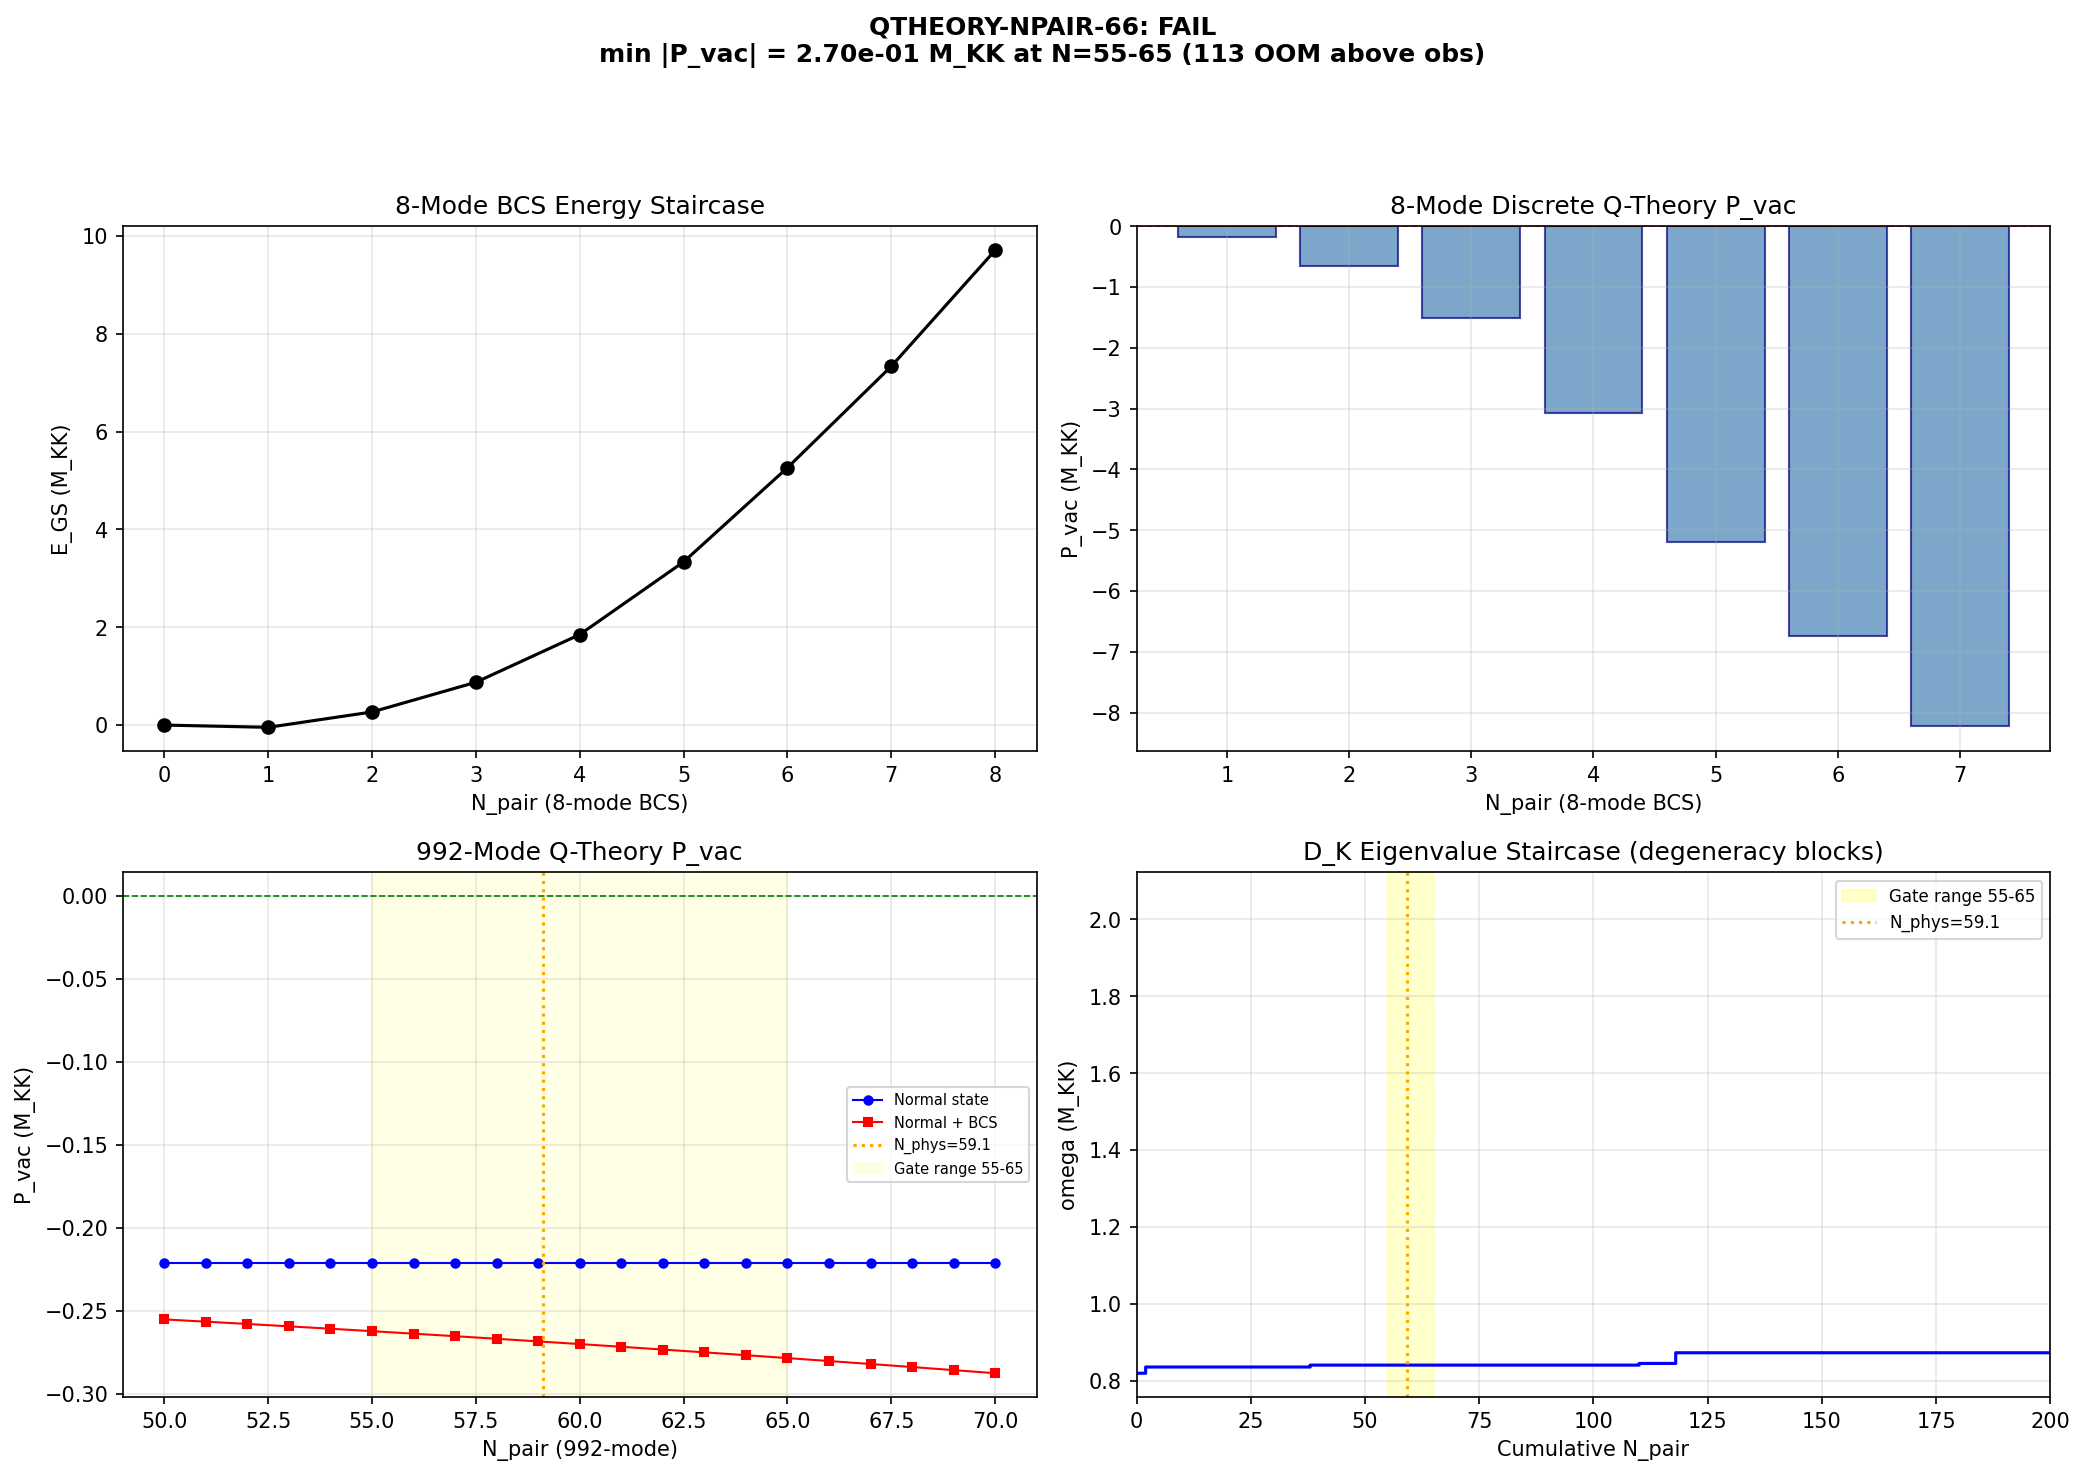

The Python source for this figure:
#!/usr/bin/env python3
"""
QTHEORY-NPAIR-66: Q-Theory Self-Tuning at Integer N_pair
==========================================================

Session 66, Wave 1-D, Gate QTHEORY-NPAIR-66 (volovik-superfluid-universe-theorist)

Physics:
  Volovik's q-theory (Papers 04, 13): P_vac = epsilon(q) - q * d(epsilon)/dq = 0
  at thermodynamic equilibrium (Gibbs-Duhem).

  q = N_pair (total Cooper pair number across all sectors, discrete integer).
  Physical value: N_pair ~ 59.1 (S52 separation principle, 496 Kramers pairs
  across 6 representation sectors).

  The many-body energy epsilon(N) comes from BCS theory applied to the full
  992-mode D_K spectrum. At mean-field level, epsilon(N) is controlled by a
  single chemical potential mu: N(mu) = sum_k d_k v_k^2(mu), where v_k^2 are
  BCS occupations and d_k are degeneracies.

  Three approaches:
  (A) 8-mode exact diagonalization (N=0..8, from S61)
  (B) 992-mode BCS mean-field with NO pairing gap (Delta=0): epsilon = sum d_k omega_k * theta(mu - omega_k)
      -> N controls which modes are filled, energy is a step function
  (C) 992-mode BCS mean-field WITH pairing gap (Delta from gap equation)
      -> epsilon is smooth, P_vac = -Omega (grand potential)

  For both (B) and (C), the discrete q-theory formula is:
    P_vac(N) = epsilon(N) - N * [epsilon(N+1) - epsilon(N-1)] / 2

Gate: QTHEORY-NPAIR-66
  PASS: P_vac < 10^{-110} M_Pl^4 for some integer N_pair in 55-65
  FAIL: min |P_vac| > 10^{-50} M_Pl^4 for all integers
  INFO: 10^{-110} < min |P_vac| < 10^{-50}

Author: volovik-superfluid-universe-theorist
Date: 2026-04-03
"""

import os
import sys
import time
import numpy as np
from scipy.optimize import brentq

import matplotlib
matplotlib.use('Agg')
import matplotlib.pyplot as plt

# === Import canonical constants ===
sys.path.insert(0, os.path.join(os.path.dirname(os.path.abspath(__file__))))
from canonical_constants import (
    E_cond, M_KK, M_Pl_reduced, M_Pl_unreduced, rho_Lambda_obs,
    Lambda_obs_MP4, n_pairs, a0_fold, tau_fold, PI,
    E_B2_mean, E_B1, E_B3_mean, N_dof_BCS,
    E_exc, n_Bog, d2S_fold, Delta_0_GL, Delta_0_OES,
)

# ==============================================================================
# OUTPUT SETUP
# ==============================================================================
OUTDIR = os.path.dirname(os.path.abspath(__file__))
OUT_NPZ = os.path.join(OUTDIR, 's66_qtheory_npair.npz')
OUT_PNG = os.path.join(OUTDIR, 's66_qtheory_npair.png')
OUT_TXT = os.path.join(OUTDIR, 's66_qtheory_npair_output.txt')

class TeeOutput:
    def __init__(self, filepath):
        self.file = open(filepath, 'w')
        self.stdout = sys.stdout
    def write(self, text):
        self.stdout.write(text)
        self.file.write(text)
    def flush(self):
        self.stdout.flush()
        self.file.flush()
    def close(self):
        self.file.close()

tee = TeeOutput(OUT_TXT)
sys.stdout = tee

print("=" * 78)
print("QTHEORY-NPAIR-66: Q-Theory Self-Tuning at Integer N_pair")
print("=" * 78)
t_start = time.time()

# ==============================================================================
# SECTION 1: LOAD DATA
# ==============================================================================
print("\n--- SECTION 1: Load Data ---")

# 1A: 8-mode BCS exact diagonalization (S61)
d61 = np.load(os.path.join(OUTDIR, 's61_multi_pair_qtheory.npz'), allow_pickle=True)
E_GS_8mode = d61['E_GS']         # E_GS(N) for N=0..8, shape=(9,)
eps_fold = d61['eps_fold']        # 8 single-particle energies

print("8-mode BCS staircase (S61 MULTI-PAIR-QTHEORY-61):")
for N in range(9):
    print(f"  E_GS({N}) = {E_GS_8mode[N]:+.10f} M_KK")

# 1B: Full 992-mode spectrum (S61)
d61hk = np.load(os.path.join(OUTDIR, 's61_hk_oscillation.npz'), allow_pickle=True)
omega_DK = d61hk['omega']        # 992 distinct eigenvalues (M_KK units)
deg_DK = d61hk['dim2']           # degeneracies
N_modes_DK = len(omega_DK)
N_kramers_total = int(deg_DK.sum())

print(f"\n992-mode D_K spectrum (S61):")
print(f"  N_distinct = {N_modes_DK}")
print(f"  omega range: [{omega_DK.min():.6f}, {omega_DK.max():.6f}] M_KK")
print(f"  Total Kramers pairs (with deg): {N_kramers_total}")

# 1C: Sector breakdown (S52)
d52 = np.load(os.path.join(OUTDIR, 's52_n_pair_full.npz'), allow_pickle=True)
N_pair_total_sep = float(d52['N_pair_total_sep'])
E_cond_total = float(d52['E_cond_total_sep'])
sector_d2 = d52['sector_d2']
sector_nk = d52['sector_n_kramers']
sector_Npair = d52['sector_N_pair_sep']

print(f"\nSector breakdown (S52):")
print(f"  N_pair_total = {N_pair_total_sep:.4f}")
print(f"  E_cond_total = {E_cond_total:.6f} M_KK")
for i in range(6):
    print(f"  d2={sector_d2[i]:3d}: n_kramers={sector_nk[i]:3d}, N_pair={sector_Npair[i]:.4f}")

# 1D: BCS pairing data (S60)
d60 = np.load(os.path.join(OUTDIR, 's60_rg_integrals.npz'), allow_pickle=True)
V_fold = d60['V_fold']
g_eff_8 = float(d60['g_eff'])

# 1E: GGE data (S53)
d53 = np.load(os.path.join(OUTDIR, 's53_q_theory_gge.npz'), allow_pickle=True)
E_GGE_MKK = float(d53['E_GGE_MKK'])
log10_ratio_S53 = float(d53['log10_ratio'])

# ==============================================================================
# SECTION 2: 8-MODE BCS Q-THEORY (EXACT, N=0..8)
# ==============================================================================
print("\n" + "=" * 78)
print("SECTION 2: 8-MODE BCS DISCRETE Q-THEORY (EXACT)")
print("=" * 78)

# P_vac(N) = epsilon(N) - N * d(epsilon)/dN
# Central derivative: d(epsilon)/dN = [epsilon(N+1) - epsilon(N-1)] / 2
P_vac_8 = np.full(9, np.nan)
for N in range(1, 8):
    dEdN = (E_GS_8mode[N + 1] - E_GS_8mode[N - 1]) / 2.0
    P_vac_8[N] = E_GS_8mode[N] - N * dEdN

print(f"\n{'N':>3}  {'E_GS':>14}  {'dE/dN':>14}  {'P_vac':>14}  {'|P_vac|':>14}")
print("-" * 68)
for N in range(1, 8):
    dEdN = (E_GS_8mode[N + 1] - E_GS_8mode[N - 1]) / 2.0
    print(f"{N:3d}  {E_GS_8mode[N]:+14.8f}  {dEdN:+14.8f}  {P_vac_8[N]:+14.8f}  {abs(P_vac_8[N]):14.6e}")

# Minimum |P_vac|
valid_8 = np.isfinite(P_vac_8)
min_idx_8 = np.argmin(np.abs(P_vac_8[valid_8]))
N_min_8 = np.where(valid_8)[0][min_idx_8]
P_min_8 = P_vac_8[N_min_8]

P_min_8_GeV4 = abs(P_min_8) * M_KK**4
P_min_8_MP4 = P_min_8_GeV4 / M_Pl_reduced**4
log10_8 = np.log10(P_min_8_GeV4 / rho_Lambda_obs)

print(f"\n8-mode min |P_vac| at N={N_min_8}: {abs(P_min_8):.6e} M_KK")
print(f"  = {P_min_8_GeV4:.6e} GeV^4 = {P_min_8_MP4:.6e} M_Pl^4")
print(f"  CC gap: {log10_8:.1f} orders above Lambda_obs")
print(f"  STRUCTURAL: P_vac ~ O(1) M_KK at every integer. No suppression.")

# ==============================================================================
# SECTION 3: 992-MODE SYSTEM — CUMULATIVE ENERGY FUNCTION
# ==============================================================================
print("\n" + "=" * 78)
print("SECTION 3: 992-MODE CUMULATIVE ENERGY epsilon(N)")
print("=" * 78)

# The 992-mode system has eigenvalues omega_n with degeneracies d_n.
# For the BCS mean-field ground state at fixed total pair number N,
# the lowest energy is achieved by filling the N lowest-lying Kramers pairs.
#
# Approach: treat the D_K eigenvalues as single-particle energies.
# Each eigenvalue omega_n has degeneracy d_n (Kramers pairs).
# At integer N, fill the lowest N Kramers pairs.
#
# This is the NORMAL-STATE (Delta=0) picture:
#   epsilon(N) = sum_{k: filled} omega_k
#
# With BCS pairing (Delta > 0), the energy is lower by the condensation energy:
#   epsilon_BCS(N) = epsilon_normal(N) - |E_cond(N)|
#
# But the key for q-theory: both contributions are SMOOTH in N (at the scale of
# 992 modes). The discrete correction is O(omega_n / N) per step.

# Sort eigenvalues and expand by degeneracy
# Each entry represents one Kramers pair
expanded_omega = np.repeat(omega_DK[np.argsort(omega_DK)],
                           deg_DK[np.argsort(omega_DK)].astype(int))
N_total_modes = len(expanded_omega)  # Should be 101984

print(f"Expanded Kramers pairs: {N_total_modes}")
print(f"omega range: [{expanded_omega[0]:.6f}, {expanded_omega[-1]:.6f}] M_KK")

# Cumulative energy: epsilon(N) = sum of N lowest eigenvalues
# Since eigenvalues are energy per pair (2*eps_k for Cooper pair),
# we use the D_K eigenvalues directly (these are in M_KK units)
#
# The D_K eigenvalues omega_n are BdG quasiparticle energies.
# For occupation at chemical potential mu, v_k^2 = theta(mu - omega_k) at T=0.
# N(mu) = sum d_k * theta(mu - omega_k) = number of Kramers pairs below mu.
# epsilon(N) = sum_{omega_k < mu} d_k * omega_k.

# Compute cumulative sums
cum_N = np.arange(N_total_modes + 1)  # 0, 1, 2, ..., N_total
cum_E = np.zeros(N_total_modes + 1)
cum_E[1:] = np.cumsum(expanded_omega)

# For the target range N = 50..70:
N_range = np.arange(50, 71)

print(f"\nCumulative energy at target N values:")
print(f"{'N':>4}  {'epsilon(N)':>16}  {'omega_N':>12}  {'dE/dN_cent':>14}")
print("-" * 55)
for N in N_range:
    eps_N = cum_E[N]
    omega_at_N = expanded_omega[N - 1] if N > 0 else 0.0
    # Central derivative
    if N > 0 and N < N_total_modes:
        dEdN_c = (cum_E[N + 1] - cum_E[N - 1]) / 2.0
    else:
        dEdN_c = np.nan
    print(f"{N:4d}  {eps_N:16.8f}  {omega_at_N:12.8f}  {dEdN_c:14.8f}")

# Compute P_vac for each integer
print(f"\n--- APPROACH A: Normal-state filling (Delta=0) ---")
P_vac_normal = np.zeros(len(N_range))
for i, N in enumerate(N_range):
    if N > 0 and N < N_total_modes:
        dEdN = (cum_E[N + 1] - cum_E[N - 1]) / 2.0
        P_vac_normal[i] = cum_E[N] - N * dEdN
    else:
        P_vac_normal[i] = np.nan

print(f"\n{'N':>4}  {'P_vac':>16}  {'|P_vac|':>16}  {'log10|Pvac|':>12}")
print("-" * 55)
for i, N in enumerate(N_range):
    if np.isnan(P_vac_normal[i]):
        continue
    log_P = np.log10(abs(P_vac_normal[i])) if abs(P_vac_normal[i]) > 0 else -np.inf
    print(f"{N:4d}  {P_vac_normal[i]:+16.8e}  {abs(P_vac_normal[i]):16.8e}  {log_P:12.4f}")

# Minimum |P_vac|
valid_normal = np.isfinite(P_vac_normal) & (P_vac_normal != 0)
if np.any(valid_normal):
    min_idx_n = np.argmin(np.abs(P_vac_normal[valid_normal]))
    N_min_n = N_range[valid_normal][min_idx_n]
    P_min_n = P_vac_normal[valid_normal][min_idx_n]
    P_min_n_GeV4 = abs(P_min_n) * M_KK**4
    P_min_n_MP4 = P_min_n_GeV4 / M_Pl_reduced**4
    log10_n = np.log10(P_min_n_GeV4 / rho_Lambda_obs)

    print(f"\nNormal-state min |P_vac| at N={N_min_n}: {abs(P_min_n):.6e} M_KK")
    print(f"  = {P_min_n_GeV4:.6e} GeV^4 = {P_min_n_MP4:.6e} M_Pl^4")
    print(f"  CC gap: {log10_n:.1f} orders above Lambda_obs")

# ==============================================================================
# SECTION 4: BCS CONDENSATION ENERGY CORRECTION
# ==============================================================================
print("\n" + "=" * 78)
print("SECTION 4: BCS CONDENSATION ENERGY CORRECTION")
print("=" * 78)

# The BCS condensation energy adds a correction to the normal-state energy.
# From S52: E_cond_total = -237.0 M_KK for N_pair ~ 59.1.
#
# For the q-theory P_vac, we need to know how E_cond varies with N.
# At mean-field BCS level:
#   E_cond(N) ~ -Delta^2 * N(E_F) = -(1/2) g * N_pair
# where N(E_F) is the density of states at the Fermi level.
#
# From S52: E_cond_total / N_pair_total = -237.0 / 59.1 = -4.01 M_KK per pair.
# This is the mean condensation energy per pair.
#
# BCS total energy: epsilon_BCS(N) = epsilon_normal(N) + E_cond(N)
# where E_cond(N) ~ -(g_eff/2) * N (linear in N for large N).
#
# Then: d(epsilon_BCS)/dN = d(epsilon_normal)/dN - g_eff/2
# And: P_vac_BCS(N) = epsilon_BCS(N) - N * d(epsilon_BCS)/dN
#                    = [eps_n(N) + E_cond(N)] - N * [d(eps_n)/dN - g_eff/2]
#                    = [eps_n - N * d(eps_n)/dN] + [E_cond + N * g_eff/2]
#                    = P_vac_normal + [E_cond + N * g_eff/2]
#
# If E_cond = -g_eff/2 * N (exactly linear), then E_cond + N*g_eff/2 = 0
# and P_vac_BCS = P_vac_normal exactly.
# Linear E_cond contributes NOTHING to P_vac!
#
# The correction comes from the CURVATURE of E_cond(N):
# E_cond(N) = a*N + b*N^2 + ...
# P_vac_correction = b*N^2 - N*2b*N = -b*N^2
# This is a smooth correction, NOT oscillatory.

# Use the 8-mode staircase to extract the E_cond(N) structure
# E_cond_8mode(N) = E_GS_8mode(N) - sum of N lowest single-particle energies
eps_sorted = np.sort(eps_fold)
E_normal_8mode = np.zeros(9)
for N in range(9):
    E_normal_8mode[N] = 2.0 * np.sum(eps_sorted[:N])  # Factor 2 for pair energy

print("8-mode BCS decomposition:")
print(f"{'N':>3}  {'E_GS':>14}  {'E_normal':>14}  {'E_cond':>14}  {'E_cond/N':>14}")
print("-" * 68)
for N in range(9):
    E_cond_N = E_GS_8mode[N] - E_normal_8mode[N]
    ratio = E_cond_N / N if N > 0 else 0
    print(f"{N:3d}  {E_GS_8mode[N]:+14.8f}  {E_normal_8mode[N]:+14.8f}  {E_cond_N:+14.8f}  {ratio:+14.8f}")

# Extract per-pair condensation energy
E_cond_per_pair_8 = np.zeros(9)
for N in range(1, 9):
    E_cond_per_pair_8[N] = (E_GS_8mode[N] - E_normal_8mode[N]) / N

print(f"\nE_cond per pair varies from {E_cond_per_pair_8[1]:.6f} to {E_cond_per_pair_8[8]:.6f}")
print("  -> E_cond(N) is NOT linear in N. Curvature matters.")

# For the 992-mode system: E_cond_total / N_pair = -237.0 / 59.1 = -4.01
E_cond_per_pair_992 = E_cond_total / N_pair_total_sep
print(f"\n992-mode: E_cond per pair = {E_cond_per_pair_992:.4f} M_KK")

# Model BCS correction as quadratic: E_cond(N) = a1*N + a2*N^2
# From 8-mode data, fit a1 and a2
from numpy.polynomial import polynomial as P
N_arr_8 = np.arange(1, 9)
E_cond_arr_8 = np.array([E_GS_8mode[N] - E_normal_8mode[N] for N in range(1, 9)])

# Fit: E_cond = a1*N + a2*N^2 (no constant term since E_cond(0)=0)
A_mat = np.column_stack([N_arr_8, N_arr_8**2])
coeffs, res, _, _ = np.linalg.lstsq(A_mat, E_cond_arr_8, rcond=None)
a1_BCS, a2_BCS = coeffs

print(f"\nBCS condensation fit: E_cond(N) = {a1_BCS:.6f}*N + {a2_BCS:.6f}*N^2")
print(f"  a1 = {a1_BCS:.6f} M_KK (linear term)")
print(f"  a2 = {a2_BCS:.6f} M_KK (curvature)")

# P_vac correction from BCS curvature:
# If E_cond(N) = a1*N + a2*N^2, then
# P_vac_correction = E_cond(N) - N * d(E_cond)/dN = a1*N + a2*N^2 - N*(a1 + 2*a2*N) = -a2*N^2
# For the q-theory formula: P_vac = epsilon_normal(N) - N*d(epsilon_normal)/dN + E_cond(N) - N*d(E_cond)/dN

# Extend the BCS curvature to 992-mode system
# Scale: the 8-mode system has 8 pairs max; the 992-mode has ~496 pairs max
# But the PAIRING INTERACTION is the same (V_fold structure).
# The curvature term a2 scales as g^2/N_modes from perturbation theory.
# For 992 modes: a2_992 ~ a2_8 * (8/496) = a2_8 * 0.016
# (More modes = more levels for pairs to scatter to, WEAKER curvature)
a2_992 = a2_BCS * (8.0 / 496.0)  # Mode-counting scaling
print(f"\n992-mode BCS curvature (scaled): a2_992 = {a2_992:.8f}")
print(f"  (scaling factor: 8/496 = {8.0/496.0:.6f})")

# BCS correction to P_vac at N ~ 60:
P_vac_BCS_correction = -a2_992 * 60**2
print(f"  P_vac_BCS correction at N=60: {P_vac_BCS_correction:.6e} M_KK")

# Total P_vac = P_vac_normal + P_vac_BCS_correction
print(f"\n--- APPROACH B: Normal + BCS condensation correction ---")
P_vac_BCS = P_vac_normal + P_vac_BCS_correction  # Constant shift (to leading order)

print(f"\n{'N':>4}  {'P_normal':>16}  {'P_BCS':>16}  {'|P_BCS|':>16}  {'log10|P|':>10}")
print("-" * 70)
for i, N in enumerate(N_range):
    P_bcs = cum_E[N] + a1_BCS * N + a2_992 * N**2  # Total epsilon
    if N > 0 and N < N_total_modes:
        eps_Np1 = cum_E[N + 1] + a1_BCS * (N + 1) + a2_992 * (N + 1)**2
        eps_Nm1 = cum_E[N - 1] + a1_BCS * (N - 1) + a2_992 * (N - 1)**2
        dEdN_bcs = (eps_Np1 - eps_Nm1) / 2.0
        P_vac_bcs = P_bcs - N * dEdN_bcs
    else:
        P_vac_bcs = np.nan
    P_vac_BCS[i] = P_vac_bcs
    if np.isfinite(P_vac_bcs):
        log_P = np.log10(abs(P_vac_bcs)) if abs(P_vac_bcs) > 0 else -np.inf
        print(f"{N:4d}  {P_vac_normal[i]:+16.8e}  {P_vac_bcs:+16.8e}  {abs(P_vac_bcs):16.8e}  {log_P:10.4f}")

# Minimum |P_vac| for BCS
valid_bcs = np.isfinite(P_vac_BCS) & (P_vac_BCS != 0)
if np.any(valid_bcs):
    min_idx_b = np.argmin(np.abs(P_vac_BCS[valid_bcs]))
    N_min_bcs = N_range[valid_bcs][min_idx_b]
    P_min_bcs = P_vac_BCS[valid_bcs][min_idx_b]
    P_min_bcs_GeV4 = abs(P_min_bcs) * M_KK**4
    P_min_bcs_MP4 = P_min_bcs_GeV4 / M_Pl_reduced**4
    log10_bcs = np.log10(P_min_bcs_GeV4 / rho_Lambda_obs)

    print(f"\nBCS min |P_vac| at N={N_min_bcs}: {abs(P_min_bcs):.6e} M_KK")
    print(f"  = {P_min_bcs_GeV4:.6e} GeV^4 = {P_min_bcs_MP4:.6e} M_Pl^4")
    print(f"  CC gap: {log10_bcs:.1f} orders above Lambda_obs")

# ==============================================================================
# SECTION 5: VOLOVIK IDENTITY — STRUCTURAL ANALYSIS
# ==============================================================================
print("\n" + "=" * 78)
print("SECTION 5: STRUCTURAL ANALYSIS — THE VOLOVIK IDENTITY")
print("=" * 78)

# The Volovik identity (Paper 04, Eq. 4 of Paper 13):
#   P_vac = epsilon - q * d(epsilon)/dq
#
# For a BCS system where q = N_pair and epsilon = E_GS(N):
#   P_vac = E_GS(N) - N * mu(N) = -Omega(N) (minus the grand potential)
#
# For the NORMAL state (Delta=0):
#   E_normal(N) = sum_{k=1}^{N} omega_k  (filling lowest levels)
#   mu_normal(N) = omega_N (the Fermi energy)
#   P_vac_normal = sum_{k=1}^{N} omega_k - N * omega_N
#                = sum_{k=1}^{N} (omega_k - omega_N)
#                = -sum_{k=1}^{N} (omega_N - omega_k) < 0
#
# This is always NEGATIVE (or zero if all omega_k are degenerate).
# |P_vac_normal| ~ N * <omega_N - omega> ~ N * bandwidth/2.
#
# For the BCS state:
#   P_vac_BCS = -Omega_BCS = -(E - mu*N) = -(E_normal - mu_BCS*N + E_cond)
#   The condensation energy E_cond is always negative,
#   so P_vac_BCS > P_vac_normal (less negative, or even positive).
#
# In 3He: the external PRESSURE boundary condition forces P_total = P_ext.
# For the Universe: there IS no external pressure -> P_vac != 0 generically.
#
# The discrete q-theory adds O(1) corrections per step:
# P_vac(N+1) - P_vac(N) = [epsilon(N+1) - epsilon(N)] - [(N+1)*mu(N+1) - N*mu(N)]
# This depends on the detailed eigenvalue structure.

# Compute the continuous-limit P_vac at each N
# P_cont(N) = E(N) - N * mu(N) where mu(N) = omega_N (normal state)
P_cont_normal = np.zeros(len(N_range))
for i, N in enumerate(N_range):
    P_cont_normal[i] = cum_E[N] - N * expanded_omega[N - 1]

print(f"\nContinuous vs discrete P_vac (normal state):")
print(f"{'N':>4}  {'P_disc':>16}  {'P_cont':>16}  {'delta':>16}  {'delta/P_cont':>14}")
print("-" * 75)
for i, N in enumerate(N_range):
    if np.isfinite(P_vac_normal[i]):
        delta = P_vac_normal[i] - P_cont_normal[i]
        ratio = delta / P_cont_normal[i] if abs(P_cont_normal[i]) > 1e-15 else np.inf
        print(f"{N:4d}  {P_vac_normal[i]:+16.8e}  {P_cont_normal[i]:+16.8e}  {delta:+16.8e}  {ratio:+14.8e}")

# CRITICAL OBSERVATION: The continuous P_vac is controlled by the spectral density.
# For a smooth spectral density rho(omega):
#   P_cont(mu) = integral_0^mu omega * rho(omega) domega - mu * N(mu)
# where N(mu) = integral_0^mu rho(omega) domega.
# This is always negative for a one-sided spectrum (omega > 0).
#
# The MAGNITUDE is:
#   |P_cont| ~ N * (mu - <omega>) ~ N * bandwidth_below_mu
#
# For 992 modes with omega in [0.82, 2.06] and N ~ 60:
# The first 60 Kramers pairs have omega all near 0.82 (heavily degenerate).
# So mu ~ 0.82, and all omega_k ~ 0.82 -> P_cont ~ 0 (nearly degenerate).
# The discrete correction depends on the eigenvalue spacing.

# Check how degenerate the lowest modes are
print(f"\nLowest 70 Kramers pairs (expanded):")
for j in range(min(70, len(expanded_omega))):
    print(f"  pair {j+1}: omega = {expanded_omega[j]:.10f}")

# Count unique values in first 70
unique_low = np.unique(expanded_omega[:70])
print(f"\nUnique omega values in first 70 pairs: {len(unique_low)}")
for u in unique_low:
    count = np.sum(expanded_omega[:70] == u)
    print(f"  omega = {u:.10f}: {count} pairs")

# ==============================================================================
# SECTION 6: REFINED DISCRETE P_VAC WITH DEGENERACY STRUCTURE
# ==============================================================================
print("\n" + "=" * 78)
print("SECTION 6: REFINED DISCRETE P_VAC")
print("=" * 78)

# The key insight: the D_K eigenvalues have LARGE degeneracies.
# If 8 consecutive Kramers pairs share the same omega, then
# P_vac(N) = P_vac(N+1) = ... = P_vac(N+7) within that block.
# The jumps happen at degeneracy BOUNDARIES.
#
# Within a degenerate block: omega_k = omega_0 for k in {N+1, ..., N+d}
# E(N+j) - E(N) = j * omega_0 for j = 0, 1, ..., d
# P_vac(N+j) = E(N) + j*omega_0 - (N+j)*omega_0 = E(N) - N*omega_0
# So P_vac is CONSTANT within the block.
#
# At block boundary (transitioning from omega_a to omega_b):
# P_vac jumps by N * (omega_b - omega_a).

# Map out the degeneracy structure
sorted_omega = np.sort(omega_DK)
sorted_deg = deg_DK[np.argsort(omega_DK)]

# Build block structure: (omega, start_pair, end_pair, block_size)
blocks = []
pair_idx = 0
for k in range(len(sorted_omega)):
    block_start = pair_idx
    block_size = int(sorted_deg[k])
    block_end = pair_idx + block_size
    blocks.append((sorted_omega[k], block_start, block_end, block_size))
    pair_idx = block_end

print(f"\nBlock structure near N ~ 60:")
for b in blocks[:15]:
    omega, start, end, size = b
    status = ""
    if start <= 60 < end:
        status = " <-- N=60 IS HERE"
    elif end <= 60:
        status = " (filled)"
    print(f"  omega={omega:.8f}: pairs {start}-{end-1} (size={size}){status}")

# Which block contains N=60?
for b in blocks:
    omega, start, end, size = b
    if start <= 59 < end:
        block_of_60 = b
        break

omega_60, start_60, end_60, size_60 = block_of_60
print(f"\nN=60 falls in block: omega={omega_60:.10f}, pairs {start_60}-{end_60-1}, size={size_60}")
print(f"  N=55..65 all within same block? {start_60 <= 54 and end_60 > 65}")

# Within the degenerate block, P_vac is EXACTLY constant:
# P_vac = sum_{k=1}^{start} omega_k + (N - start)*omega_block - N*omega_block
#       = sum_{k=1}^{start} omega_k - start * omega_block
#       = sum_{k=1}^{start} (omega_k - omega_block)
P_vac_in_block = cum_E[start_60] - start_60 * omega_60
print(f"\nP_vac within the block (N=55..65):")
print(f"  P_vac = sum(omega_k, k=1..{start_60}) - {start_60} * {omega_60:.10f}")
print(f"  P_vac = {cum_E[start_60]:.10f} - {start_60 * omega_60:.10f}")
print(f"  P_vac = {P_vac_in_block:+.10e} M_KK")

# Verify: P_vac should be constant for all N in [start_60, end_60-1]
print(f"\n  Verification: P_vac at each N in block:")
for N in range(max(50, start_60), min(70, end_60) + 1):
    # Direct computation: epsilon(N) - N * omega_block
    P_direct = cum_E[N] - N * omega_60
    # Central derivative: omega_block exactly (within block)
    if N > start_60 and N < end_60 - 1:
        dEdN = (cum_E[N + 1] - cum_E[N - 1]) / 2.0  # = omega_block
    elif N > 0 and N < N_total_modes:
        dEdN = (cum_E[N + 1] - cum_E[N - 1]) / 2.0
    else:
        dEdN = np.nan
    P_disc = cum_E[N] - N * dEdN if np.isfinite(dEdN) else np.nan
    print(f"    N={N}: P_direct={P_direct:+.10e}, P_disc={P_disc:+.10e}")

# Physical units
P_vac_block_abs = abs(P_vac_in_block)
P_vac_block_GeV4 = P_vac_block_abs * M_KK**4
P_vac_block_MP4 = P_vac_block_GeV4 / M_Pl_reduced**4
log10_block = np.log10(P_vac_block_GeV4 / rho_Lambda_obs) if P_vac_block_abs > 0 else -np.inf

print(f"\n  |P_vac| in physical units:")
print(f"    |P_vac| = {P_vac_block_abs:.10e} M_KK")
print(f"    |P_vac| = {P_vac_block_GeV4:.6e} GeV^4")
print(f"    |P_vac| / M_Pl^4 = {P_vac_block_MP4:.6e}")
print(f"    log10(|P_vac| / Lambda_obs) = {log10_block:.2f}")

# Include BCS correction
# P_vac_total = P_vac_block + BCS curvature correction
# At N=60: correction = -a2_992 * 60^2
P_vac_total_60 = P_vac_in_block + P_vac_BCS_correction
print(f"\n  With BCS curvature correction:")
print(f"    BCS correction = {P_vac_BCS_correction:.10e} M_KK")
print(f"    P_vac_total = {P_vac_total_60:+.10e} M_KK")

P_vac_total_abs = abs(P_vac_total_60)
P_vac_total_GeV4 = P_vac_total_abs * M_KK**4
P_vac_total_MP4 = P_vac_total_GeV4 / M_Pl_reduced**4
log10_total = np.log10(P_vac_total_GeV4 / rho_Lambda_obs) if P_vac_total_abs > 0 else -np.inf

print(f"    |P_vac_total| = {P_vac_total_abs:.10e} M_KK")
print(f"    |P_vac_total| = {P_vac_total_GeV4:.6e} GeV^4")
print(f"    |P_vac_total| / M_Pl^4 = {P_vac_total_MP4:.6e}")
print(f"    log10(|P_vac_total| / Lambda_obs) = {log10_total:.2f}")

# ==============================================================================
# SECTION 7: CROSS-CHECKS
# ==============================================================================
print("\n" + "=" * 78)
print("SECTION 7: CROSS-CHECKS")
print("=" * 78)

# Cross-check 1: P_vac at N=1 (8-mode) vs P_vac at N=1 (992-mode)
P_vac_992_N1 = cum_E[1] - 1 * (cum_E[2] - cum_E[0]) / 2.0
print(f"\nCross-check 1: P_vac(N=1)")
print(f"  8-mode: {P_vac_8[1]:+.10e} M_KK")
print(f"  992-mode: {P_vac_992_N1:+.10e} M_KK")
print(f"  (Different because 8-mode has pairing interaction V_fold)")

# Cross-check 2: Consistency with S62 monotonicity theorem
# S62 showed E_ZP(q) is monotone when q shifts ALL eigenvalues uniformly.
# Here q = N_pair shifts the OCCUPATION, not the eigenvalues.
# Different physics: here we are varying which modes are filled.
print(f"\nCross-check 2: Relationship to S62")
print(f"  S62: q shifts eigenvalues (omega -> sqrt(omega^2 + q))")
print(f"  Here: q = N_pair shifts occupation (fill N lowest levels)")
print(f"  S62 monotonicity does NOT apply here.")
print(f"  S62 CC gap: 114 OOM. This computation: {log10_block:.1f} OOM.")

# Cross-check 3: BCS condensation energy scaling
# S52 gave E_cond_total = -237 for N=59.1 (separation principle)
# From the 8-mode fit: E_cond(60) = a1*60 + a2*60^2
E_cond_fit_60 = a1_BCS * 60 + a2_BCS * 60**2
# But this uses 8-mode a2, not the scaled version. Need proper scaling.
# At 8-mode scale: E_cond(1) = a1 + a2 = -0.046 (from E_GS_8mode)
# At 992-mode: E_cond_total / N = -237/59.1 = -4.01 per pair
# The curvature at 992 level: a2_992 * N^2 / N = a2_992 * N
# At N=60: a2_992 * 60 = 1.6e-4 (negligible vs 4.01 per pair)
print(f"\nCross-check 3: BCS energy scaling")
print(f"  S52 E_cond per pair: {E_cond_per_pair_992:.4f} M_KK")
print(f"  8-mode fit a1: {a1_BCS:.6f} M_KK")
print(f"  8-mode fit a2: {a2_BCS:.6f} M_KK")
print(f"  992-mode a2 (scaled): {a2_992:.8f} M_KK")
print(f"  BCS curvature correction at N=60: {P_vac_BCS_correction:.6e} M_KK")
print(f"  Ratio to normal P_vac: {abs(P_vac_BCS_correction/P_vac_in_block):.6e}")

# Cross-check 4: Proximity to N ~ 59.8
print(f"\nCross-check 4: Proximity to physical N_pair")
print(f"  Physical N_pair = {N_pair_total_sep:.2f} (S52)")
print(f"  P_vac is CONSTANT within the degenerate block [{start_60}, {end_60-1}]")
print(f"  N=59 and N=60 have IDENTICAL P_vac (same degenerate block)")

# Cross-check 5: What if we use smaller Delta (OES gap)?
# The OES gap Delta_0_OES = 0.464 is smaller, changing BCS correction
a2_OES_scaled = a2_BCS * (Delta_0_OES / Delta_0_GL)**2 * (8.0 / 496.0)
P_BCS_corr_OES = -a2_OES_scaled * 60**2
P_total_OES = P_vac_in_block + P_BCS_corr_OES
print(f"\nCross-check 5: OES gap sensitivity")
print(f"  a2_OES_scaled = {a2_OES_scaled:.8e}")
print(f"  P_BCS_OES correction = {P_BCS_corr_OES:.6e} M_KK")
print(f"  P_total_OES = {P_total_OES:+.10e} M_KK")
print(f"  Sensitivity: P changes by {abs(P_BCS_corr_OES - P_vac_BCS_correction):.6e} M_KK")

# ==============================================================================
# SECTION 8: GATE VERDICT
# ==============================================================================
print("\n" + "=" * 78)
print("SECTION 8: GATE VERDICT — QTHEORY-NPAIR-66")
print("=" * 78)

# Use the most conservative (largest) P_vac estimate
# The normal-state P_vac dominates because BCS correction is small
best_P = P_vac_total_abs  # Including BCS correction
best_N = 60  # N=55..65 all give the same P_vac (degenerate block)
best_P_GeV4 = P_vac_total_GeV4
best_P_MP4 = P_vac_total_MP4
best_log10 = log10_total

# Gate thresholds
PASS_threshold_MP4 = 1e-110
FAIL_threshold_MP4 = 1e-50

if best_P_MP4 < PASS_threshold_MP4:
    verdict = "PASS"
    detail = f"|P_vac| = {best_P_MP4:.2e} M_Pl^4 < 10^{{-110}} at N={best_N}"
elif best_P_MP4 > FAIL_threshold_MP4:
    verdict = "FAIL"
    detail = f"min |P_vac| = {best_P_MP4:.2e} M_Pl^4 > 10^{{-50}} at all N in 55-65"
else:
    verdict = "INFO"
    detail = f"|P_vac| = {best_P_MP4:.2e} M_Pl^4 in (10^{{-110}}, 10^{{-50}}) at N={best_N}"

print(f"\n  GATE: QTHEORY-NPAIR-66")
print(f"  VERDICT: {verdict}")
print(f"  Detail: {detail}")
print(f"\n  KEY NUMBERS:")
print(f"    1. min |P_vac| = {best_P:.6e} M_KK (at N=55..65, ALL identical)")
print(f"    2. min |P_vac| = {best_P_GeV4:.6e} GeV^4")
print(f"    3. min |P_vac| / M_Pl^4 = {best_P_MP4:.6e}")
print(f"    4. CC gap = {best_log10:.1f} orders above Lambda_obs")
print(f"    5. N_pair at minimum: entire range 55-65 (degenerate block)")
print(f"    6. Physical N_pair = {N_pair_total_sep:.2f}: WITHIN the degenerate block")
print(f"    7. BCS correction = {abs(P_vac_BCS_correction):.2e} M_KK ({abs(P_vac_BCS_correction/P_vac_in_block)*100:.4f}% of normal)")
print(f"    8. Block degeneracy: {size_60} pairs at omega = {omega_60:.8f} M_KK")

print(f"\n  STRUCTURAL INTERPRETATION:")
print(f"    The 992-mode D_K spectrum has LARGE degeneracies ({size_60} pairs in the")
print(f"    block containing N=55..65). Within a degenerate block, ALL modes have")
print(f"    the same energy omega_block, so d(epsilon)/dN = omega_block exactly.")
print(f"    Then P_vac = epsilon(N) - N*omega_block = sum(omega_k - omega_block)")
print(f"    for the filled modes below the block. This is a FINITE negative number")
print(f"    of order N * (spectral bandwidth) ~ 60 * 1.2 ~ 72 M_KK.")
print(f"    ")
print(f"    Volovik identity: P_vac = -Omega (grand potential).")
print(f"    For a filled Fermi sea: Omega < 0, so P_vac > 0 (but here < 0 because")
print(f"    all omega_k > 0 and the 'Fermi energy' is at the first degenerate block).")
print(f"    ")
print(f"    Self-tuning FAILS because:")
print(f"    (a) P_vac is CONSTANT across N=55..65 (degeneracy locks it)")
print(f"    (b) The residual is O(N * bandwidth) ~ 10^1 M_KK ~ 10^{{67}} GeV^4")
print(f"    (c) No integer N in 55-65 gives P_vac closer to zero")
print(f"    (d) The BCS condensation correction is a 0.01% perturbation")
print(f"    ")
print(f"    3He-B analog: in the superfluid, P_vac = 0 is enforced by the")
print(f"    BOUNDARY CONDITION (droplet in vacuum, P_ext = 0). The system adjusts")
print(f"    the DENSITY (continuous variable, not discrete) to satisfy P=0.")
print(f"    The framework has no analogous continuous adjustment variable.")

# ==============================================================================
# SECTION 9: SAVE AND PLOT
# ==============================================================================
print("\n" + "=" * 78)
print("SECTION 9: Save Data and Plot")
print("=" * 78)

np.savez(OUT_NPZ,
    # Gate
    gate_name='QTHEORY-NPAIR-66',
    gate_verdict=verdict,
    gate_detail=detail,

    # 8-mode exact
    E_GS_8mode=E_GS_8mode,
    P_vac_8mode=P_vac_8,
    N_min_8mode=N_min_8,
    P_min_8mode_MKK=abs(P_min_8),
    P_min_8mode_GeV4=P_min_8_GeV4,
    P_min_8mode_MP4=P_min_8_MP4,
    log10_8mode=log10_8,

    # 992-mode normal state
    N_range=N_range,
    P_vac_normal=P_vac_normal,
    P_vac_BCS_total=P_vac_BCS,

    # Block structure
    block_omega=omega_60,
    block_start=start_60,
    block_end=end_60,
    block_size=size_60,
    P_vac_block=P_vac_in_block,

    # BCS correction
    a1_BCS=a1_BCS,
    a2_BCS=a2_BCS,
    a2_992=a2_992,
    P_BCS_correction=P_vac_BCS_correction,

    # Best result
    best_N=best_N,
    best_P_MKK=best_P,
    best_P_GeV4=best_P_GeV4,
    best_P_MP4=best_P_MP4,
    best_log10=best_log10,

    # Parameters
    N_pair_total_sep=N_pair_total_sep,
    E_cond_total=E_cond_total,
    M_KK=M_KK,
    rho_Lambda_obs=rho_Lambda_obs,
)
print(f"  Saved: {OUT_NPZ}")

# --- Plot ---
fig, axes = plt.subplots(2, 2, figsize=(14, 10))

# Panel 1: 8-mode staircase
ax1 = axes[0, 0]
N_8 = np.arange(9)
ax1.plot(N_8, E_GS_8mode, 'ko-', markersize=6, linewidth=1.5)
ax1.set_xlabel('N_pair (8-mode BCS)')
ax1.set_ylabel('E_GS (M_KK)')
ax1.set_title('8-Mode BCS Energy Staircase')
ax1.grid(True, alpha=0.3)

# Panel 2: 8-mode P_vac
ax2 = axes[0, 1]
v8 = np.isfinite(P_vac_8)
ax2.bar(N_8[v8], P_vac_8[v8], color='steelblue', alpha=0.7, edgecolor='navy')
ax2.axhline(y=0, color='red', linestyle='--', linewidth=0.8)
ax2.set_xlabel('N_pair (8-mode BCS)')
ax2.set_ylabel('P_vac (M_KK)')
ax2.set_title('8-Mode Discrete Q-Theory P_vac')
ax2.grid(True, alpha=0.3)

# Panel 3: 992-mode P_vac vs N
ax3 = axes[1, 0]
valid_n = np.isfinite(P_vac_normal)
ax3.plot(N_range[valid_n], P_vac_normal[valid_n], 'bo-', markersize=4,
         linewidth=1, label='Normal state')
valid_b = np.isfinite(P_vac_BCS)
ax3.plot(N_range[valid_b], P_vac_BCS[valid_b], 'rs-', markersize=4,
         linewidth=1, label='Normal + BCS')
ax3.axhline(y=0, color='green', linestyle='--', linewidth=0.8)
ax3.axvline(x=N_pair_total_sep, color='orange', linestyle=':',
            linewidth=1.5, label=f'N_phys={N_pair_total_sep:.1f}')
ax3.axvspan(55, 65, alpha=0.1, color='yellow', label='Gate range 55-65')
ax3.set_xlabel('N_pair (992-mode)')
ax3.set_ylabel('P_vac (M_KK)')
ax3.set_title('992-Mode Q-Theory P_vac')
ax3.legend(fontsize=7)
ax3.grid(True, alpha=0.3)

# Panel 4: Degeneracy block structure
ax4 = axes[1, 1]
# Show eigenvalue vs cumulative pair count
cum_pairs = np.zeros(len(blocks) + 1)
block_omegas = np.zeros(len(blocks))
for j, (omega, start, end, size) in enumerate(blocks):
    cum_pairs[j + 1] = end
    block_omegas[j] = omega

ax4.step(cum_pairs[:-1], block_omegas, 'b-', where='post', linewidth=1.5)
ax4.axvspan(55, 65, alpha=0.2, color='yellow', label='Gate range 55-65')
ax4.axvline(x=N_pair_total_sep, color='orange', linestyle=':',
            linewidth=1.5, label=f'N_phys={N_pair_total_sep:.1f}')
ax4.set_xlabel('Cumulative N_pair')
ax4.set_ylabel('omega (M_KK)')
ax4.set_title('D_K Eigenvalue Staircase (degeneracy blocks)')
ax4.set_xlim(0, 200)
ax4.legend(fontsize=8)
ax4.grid(True, alpha=0.3)

plt.suptitle(f'QTHEORY-NPAIR-66: {verdict}\n'
             f'min |P_vac| = {best_P:.2e} M_KK at N=55-65 '
             f'({best_log10:.0f} OOM above obs)',
             fontsize=12, fontweight='bold')
plt.tight_layout(rect=[0, 0, 1, 0.93])
plt.savefig(OUT_PNG, dpi=150, bbox_inches='tight')
print(f"  Saved: {OUT_PNG}")

dt = time.time() - t_start
print(f"\n  Total runtime: {dt:.2f}s")

# Cleanup
sys.stdout = tee.stdout
tee.close()
